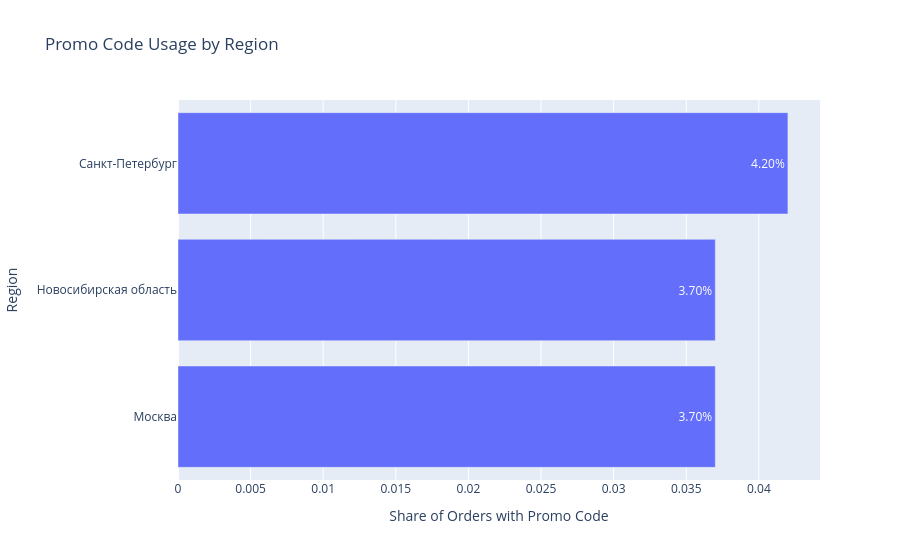

The code cell stored with this chart in its notebook:
### Code cell
fig = px.bar(
    df.sort_values("promo_ratio", ascending=True),
    x="promo_ratio",
    y="region",
    orientation="h",
    title="Promo Code Usage by Region",
    labels={
        "promo_ratio": "Share of Orders with Promo Code",
        "region": "Region"
    },
    text="promo_ratio"
)

fig.update_traces(
    texttemplate="%{text:.2%}",
    textposition="inside"
)

fig.show()

### Figure 1 — Plotly figure (JSON) as saved in the notebook; plotly's stock layout.template omitted (floating-point values rounded to 4 significant figures)
{"data": [{"hovertemplate": "Share of Orders with Promo Code=%{text}<br>Region=%{y}<extra></extra>", "legendgroup": "", "marker": {"color": "#636efa", "pattern": {"shape": ""}}, "name": "", "orientation": "h", "showlegend": false, "text": [0.037, 0.037, 0.042], "textposition": "inside", "texttemplate": "%{text:.2%}", "type": "bar", "x": [0.037, 0.037, 0.042], "xaxis": "x", "y": ["Москва", "Новосибирская область", "Санкт-Петербург"], "yaxis": "y"}], "layout": {"barmode": "relative", "legend": {"tracegroupgap": 0}, "title": {"text": "Promo Code Usage by Region"}, "xaxis": {"anchor": "y", "domain": [0, 1], "title": {"text": "Share of Orders with Promo Code"}}, "yaxis": {"anchor": "x", "domain": [0, 1], "title": {"text": "Region"}}}}
